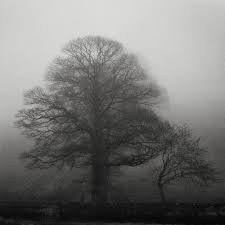
#> input picture image_processing/images/low_contrast.jpg, 225 x 225 px, found by its file name
$ python analyze_median_vs_gradient.py   (older library calls are emulated)
#> lines starting #> are read from the running program, lines starting #| are printed output that depends on the picture
### image_processing/median_filter.py
import cv2
import numpy as np

def median_filter(img, size=3):

    if size % 2 == 0:
        raise ValueError("Kernel size must be odd.")

    # Get padding for edges
    pad = size // 2
    padded_img = np.pad(img, pad, mode='edge')
    filtered_img = np.zeros_like(img)

    # Apply median filter manually
    for i in range(img.shape[0]):
        for j in range(img.shape[1]):
            window = padded_img[i:i+size, j:j+size]
            median_value = np.median(window)
            filtered_img[i, j] = median_value

    return filtered_img.astype(np.uint8)

### image_processing/calculate_gradient.py
import cv2
import numpy as np

def calculate_gradient(img):

    # Sobel kernels
    Sx = np.array([[-1, 0, 1],
                   [-2, 0, 2],
                   [-1, 0, 1]], dtype=np.float32)
    Sy = np.array([[-1, -2, -1],
                   [ 0,  0,  0],
                   [ 1,  2,  1]], dtype=np.float32)

    # Compute gradients
    gx = cv2.filter2D(img, cv2.CV_32F, Sx)
    gy = cv2.filter2D(img, cv2.CV_32F, Sy)

    # Gradient magnitude and direction
    grad_magnitude = np.sqrt(gx**2 + gy**2)
    grad_angle = np.arctan2(gy, gx) * (180 / np.pi)  # Convert radians → degrees

    # Normalize and convert to 8-bit image
    grad_magnitude = np.clip(grad_magnitude, 0, 255).astype(np.uint8)

    return grad_magnitude, grad_angle

### image_processing/images/analyze_median_vs_gradient.py
import cv2
import numpy as np
import matplotlib.pyplot as plt
from median_filter import median_filter
from calculate_gradient import calculate_gradient

# Load grayscale image
img = cv2.imread("images/low_contrast.jpg", cv2.IMREAD_GRAYSCALE)
#> img: shape (225, 225); min 2, max 227, mean 118.7
if img is None:
    raise FileNotFoundError("Image not found in images/ folder")

# Add salt-and-pepper noise
def add_salt_pepper_noise(image, amount=0.02):
#> called with amount = 0.02
    noisy = image.copy()
    num_pixels = int(amount * image.size)
#> num_pixels = 1012
    # Salt (white pixels)
    coords = [np.random.randint(0, i - 1, num_pixels) for i in image.shape]
    noisy[coords[0], coords[1]] = 255
    # Pepper (black pixels)
    coords = [np.random.randint(0, i - 1, num_pixels) for i in image.shape]
    noisy[coords[0], coords[1]] = 0
    return noisy

noisy_img = add_salt_pepper_noise(img)

# Apply median filter
filtered_img = median_filter(noisy_img, size=3)

# Compute gradient magnitudes
grad_noisy = calculate_gradient(noisy_img)
#> in calculate_gradient, `gy = cv2.filter2D(img, cv2.CV_32F, Sy)`:
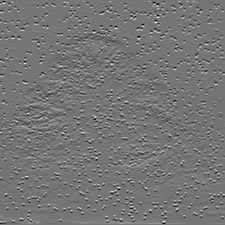
#> gy: shape (225, 225) float32; min -663, max 753, mean -6.4; drawn with min black and max white
#> in calculate_gradient, `grad_angle = np.arctan2(gy, gx) * (180 / np.pi)`:
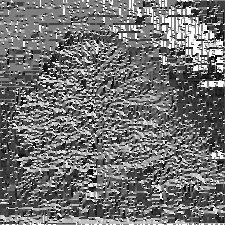
#> grad_angle: shape (225, 225) float32; min -179.9, max 180, mean -18.8; drawn with min black and max white
#> in calculate_gradient, `grad_magnitude = np.clip(grad_magnitude, 0, 255).astype(np.uint8)`:
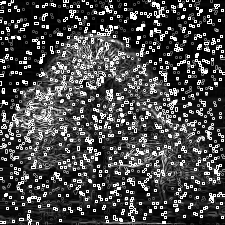
#> grad_magnitude: shape (225, 225); min 0, max 255, mean 71.8
grad_filtered = calculate_gradient(filtered_img)
#> in calculate_gradient (call 2), `gx = cv2.filter2D(img, cv2.CV_32F, Sx)`:
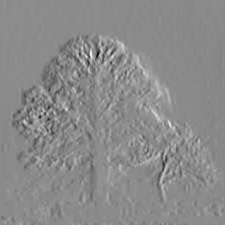
#> gx: shape (225, 225) float32; min -217, max 180, mean -0.8; drawn with min black and max white
#> in calculate_gradient (call 2), `gy = cv2.filter2D(img, cv2.CV_32F, Sy)`:
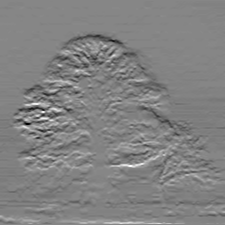
#> gy: shape (225, 225) float32; min -227, max 204, mean -6.6; drawn with min black and max white
#> in calculate_gradient (call 2), `grad_magnitude = np.sqrt(gx**2 + gy**2)`:
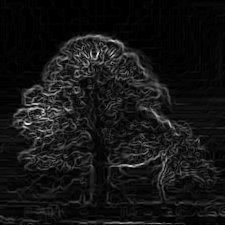
#> grad_magnitude: shape (225, 225) float32; min 0, max 235.1, mean 21.4
#> in calculate_gradient (call 2), `grad_angle = np.arctan2(gy, gx) * (180 / np.pi)`:
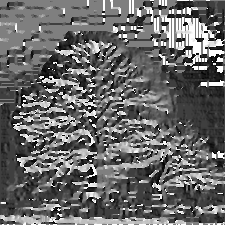
#> grad_angle: shape (225, 225) float32; min -179.4, max 180, mean -31.3; drawn with min black and max white

# Display comparison
plt.figure(figsize=(12, 8))

plt.subplot(2, 2, 1)
plt.imshow(noisy_img, cmap='gray')
plt.title("Noisy Image")

plt.subplot(2, 2, 2)
plt.imshow(filtered_img, cmap='gray')
plt.title("After Median Filtering")

plt.subplot(2, 2, 3)
#> (the run stopped early here; a loop or call above may not have finished)
